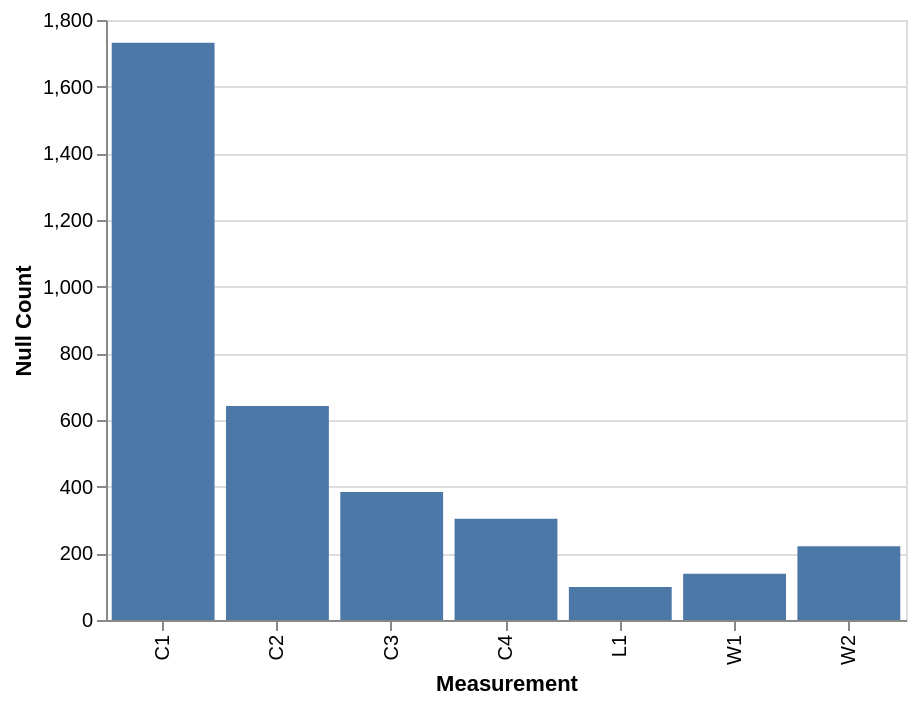

Notebook code cell kept with this figure:
### Code cell
df.select(cols).null_count().unpivot(variable_name="Measurement", value_name="Null Count").plot.bar(x="Measurement", y="Null Count").properties(width=400, height=300)

### Figure 1 — Vega-Lite specification as saved in the notebook (floating-point values rounded to 4 significant figures)
{"config": {"view": {"continuousWidth": 300, "continuousHeight": 300}}, "data": {"name": "data-f00d992017c9c4fae0225c7517305390"}, "mark": {"type": "bar", "tooltip": true}, "encoding": {"x": {"field": "Measurement", "type": "nominal"}, "y": {"field": "Null Count", "type": "quantitative"}}, "height": 300, "params": [{"name": "param_1e9efca18e7a2868", "select": {"type": "interval", "encodings": ["x", "y"]}, "bind": "scales"}], "width": 400, "$schema": "https://vega.github.io/schema/vega-lite/v6.4.1.json", "datasets": {"data-f00d992017c9c4fae0225c7517305390": [{"Measurement": "C1", "Null Count": 1732}, {"Measurement": "C2", "Null Count": 642}, {"Measurement": "C3", "Null Count": 384}, {"Measurement": "C4", "Null Count": 304}, {"Measurement": "L1", "Null Count": 99}, {"Measurement": "W1", "Null Count": 139}, {"Measurement": "W2", "Null Count": 221}]}}
